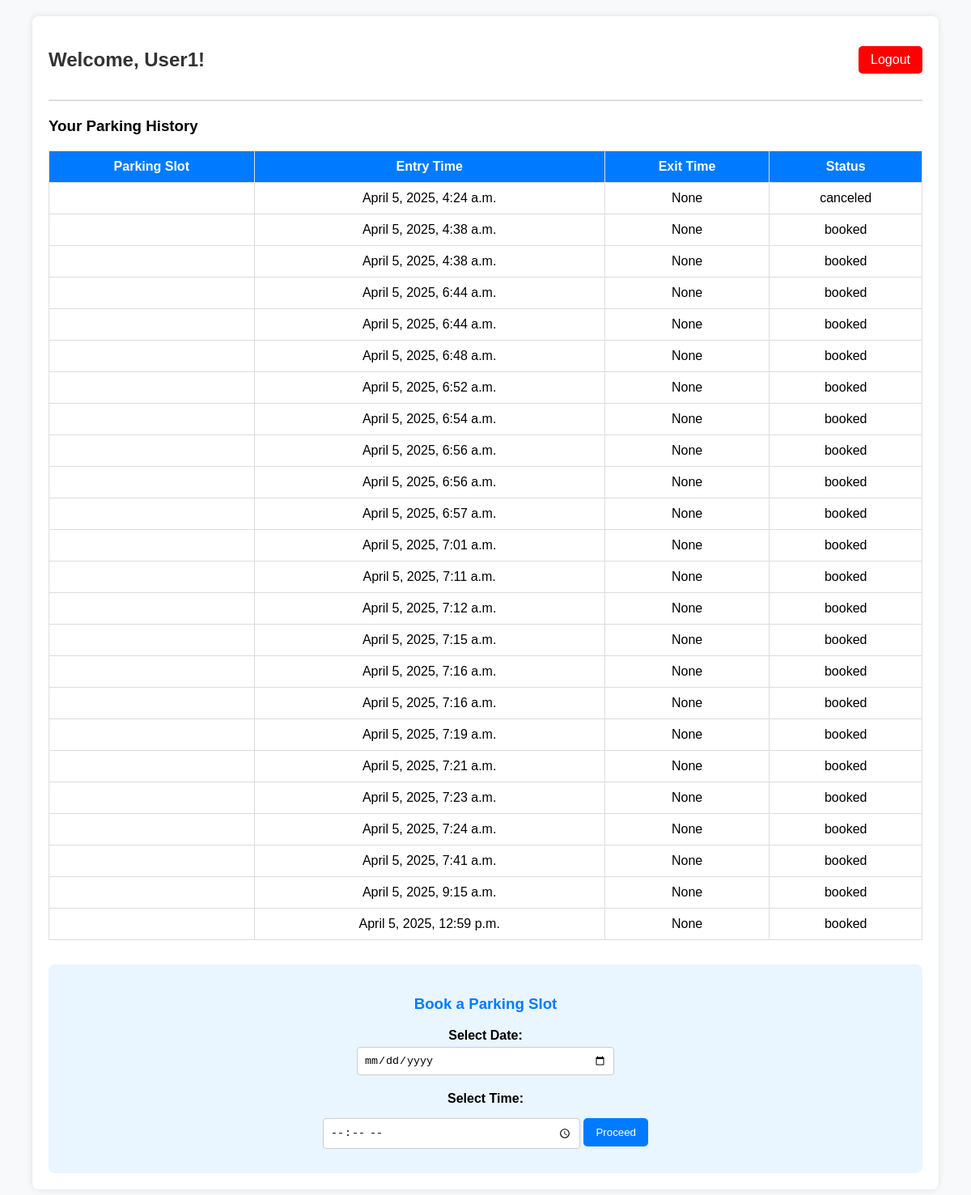
The app's page /dashboard/ (signed in) with its own data.
### parking_app/models.py (models this page shows, shortened)
class ParkingRecord(models.Model):
    user = models.ForeignKey(User, on_delete=models.CASCADE)
    slot = models.ForeignKey(ParkingSlot, on_delete=models.CASCADE)
    entry_time = models.DateTimeField(default=timezone.now) # Ensure this field is defined
    exit_time = models.DateTimeField(null=True, blank=True)
    status = models.CharField(max_length=20)
    qr_code = models.ImageField(upload_to='qr_codes/', null=True, blank=True)

### parking_app/views.py (the view)
# urls.py: path('dashboard/', views.dashboard_view, name='dashboard'),
@login_required
def dashboard_view(request):
    if request.user.is_staff:
        return redirect('admin_dashboard')  # Redirect admins to their dashboard
    parking_history = ParkingRecord.objects.filter(user=request.user)
    return render(request, 'dashboard.html', {'parking_history': parking_history})

### parking_app/templates/dashboard.html (shortened to what this page needs)
{% load static %}
<!DOCTYPE html>
<html lang="en">
<head>
    <link rel="stylesheet" type="text/css" href="{% static 'css/dashboard.css' %}">
</head>
<body>
    <div class="container">
        <header>
            <h2>Welcome, {{ user.username }}!</h2>
            <a href="{% url 'logout' %}" class="logout-btn">Logout</a>
        </header>
        <section class="history-section">
            <h3>Your Parking History</h3>
            <table>
                <tr>
                    <th>Parking Slot</th>
                    <th>Entry Time</th>
                    <th>Exit Time</th>
                    <th>Status</th>
                </tr>
                {% for record in parking_history %}
                <tr>
                    <td>{{ record.slot_number }}</td>
                    <td>{{ record.entry_time }}</td>
                    <td>{{ record.exit_time }}</td>
                    <td class="{{ record.status|lower }}">{{ record.status }}</td>
                </tr>
                {% empty %}
                <tr><td colspan="4">No parking records found.</td></tr>
                {% endfor %}
            </table>
        </section>
        <section class="booking-section">
            <h3>Book a Parking Slot</h3>
            <form method="post" action="{% url 'select_parking_area' %}">
                <label for="booking_date">Select Date:</label>
                <input type="date" id="booking_date" name="booking_date" required>
                <label for="booking_time">Select Time:</label>
                <input type="time" id="booking_time" name="booking_time" required>
                <button type="submit" class="proceed-btn">Proceed</button>
            </form>
        </section>
    </div>
</body>
</html>

### parking_app/static/css/dashboard.css (style rules this page uses)
body { font-family: 'Arial', sans-serif; background-color: #f8f9fa; margin: 0; padding: 0; }
.container { width: 90%; margin: 20px auto; background: #ffffff; padding: 20px; box-shadow: 0px 0px 10px rgba(0, 0, 0, 0.1); border-radius: 8px; }
header { display: flex; justify-content: space-between; align-items: center; padding-bottom: 15px; border-bottom: 2px solid #ddd; }
h2 { color: #333; }
.history-section { margin-top: 20px; }
table { width: 100%; border-collapse: collapse; margin-top: 15px; }
th, td { padding: 10px; border: 1px solid #ddd; text-align: center; }
th { background-color: #007bff; color: white; }
.booking-section { margin-top: 30px; padding: 20px; background: #e9f5ff; border-radius: 8px; text-align: center; }
.booking-section h3 { color: #007bff; }
label { display: block; margin: 10px 0 5px; font-weight: bold; }
input { padding: 8px; width: 90%; max-width: 300px; margin-bottom: 10px; border-radius: 4px; border: 1px solid #ccc; }
.proceed-btn { display: inline-block; padding: 10px 15px; background-color: #007bff; color: white; border: none; border-radius: 5px; cursor: pointer; margin-top: 10px; }
.logout-btn { padding: 8px 15px; background-color: red; color: white; text-decoration: none; border-radius: 5px; }

### records on screen
ParkingRecord: entry_time "April 5, 2025, 4:24 a.m.", exit_time "None", status "canceled"
ParkingRecord: entry_time "April 5, 2025, 4:38 a.m.", exit_time "None", status "booked"
ParkingRecord: entry_time "April 5, 2025, 4:38 a.m.", exit_time "None", status "booked"
ParkingRecord: entry_time "April 5, 2025, 6:44 a.m.", exit_time "None", status "booked"
ParkingRecord: entry_time "April 5, 2025, 6:44 a.m.", exit_time "None", status "booked"
ParkingRecord: entry_time "April 5, 2025, 6:48 a.m.", exit_time "None", status "booked"
ParkingRecord: entry_time "April 5, 2025, 6:52 a.m.", exit_time "None", status "booked"
ParkingRecord: entry_time "April 5, 2025, 6:54 a.m.", exit_time "None", status "booked"
ParkingRecord: entry_time "April 5, 2025, 6:56 a.m.", exit_time "None", status "booked"
ParkingRecord: entry_time "April 5, 2025, 6:56 a.m.", exit_time "None", status "booked"
ParkingRecord: entry_time "April 5, 2025, 6:57 a.m.", exit_time "None", status "booked"
ParkingRecord: entry_time "April 5, 2025, 7:01 a.m.", exit_time "None", status "booked"
ParkingRecord: entry_time "April 5, 2025, 7:11 a.m.", exit_time "None", status "booked"
ParkingRecord: entry_time "April 5, 2025, 7:12 a.m.", exit_time "None", status "booked"
ParkingRecord: entry_time "April 5, 2025, 7:15 a.m.", exit_time "None", status "booked"
ParkingRecord: entry_time "April 5, 2025, 7:16 a.m.", exit_time "None", status "booked"
ParkingRecord: entry_time "April 5, 2025, 7:16 a.m.", exit_time "None", status "booked"
ParkingRecord: entry_time "April 5, 2025, 7:19 a.m.", exit_time "None", status "booked"
ParkingRecord: entry_time "April 5, 2025, 7:21 a.m.", exit_time "None", status "booked"
ParkingRecord: entry_time "April 5, 2025, 7:23 a.m.", exit_time "None", status "booked"
ParkingRecord: entry_time "April 5, 2025, 7:24 a.m.", exit_time "None", status "booked"
ParkingRecord: entry_time "April 5, 2025, 7:41 a.m.", exit_time "None", status "booked"
ParkingRecord: entry_time "April 5, 2025, 9:15 a.m.", exit_time "None", status "booked"
ParkingRecord: entry_time "April 5, 2025, 12:59 p.m.", exit_time "None", status "booked"

### other values on screen
{{ user.username }} "User1"
